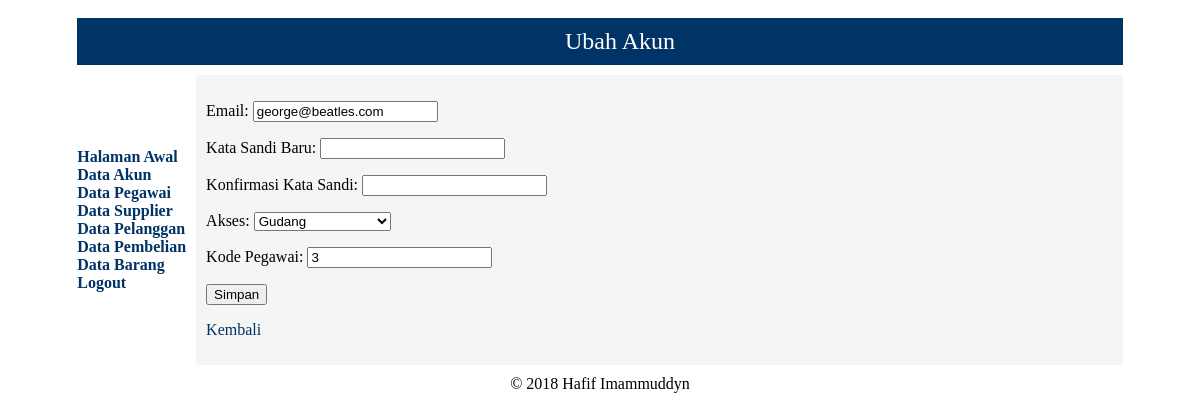
Page /edit_akun.php?id=3 (signed in) on the committed database.
### tables this page shows
CREATE TABLE `tb_akun` (
  `kode_akun` int(11) NOT NULL AUTO_INCREMENT,
  `email` varchar(40) NOT NULL,
  `kata_sandi` varchar(40) NOT NULL,
  `akses` enum('administrator','gudang','kasir','manager') NOT NULL,
  `kode_pegawai` int(11) NOT NULL,
  PRIMARY KEY (`kode_akun`),
  UNIQUE KEY `nama_pengguna` (`email`),
  UNIQUE KEY `email` (`email`),
  KEY `kode_pegawai` (`kode_pegawai`),
  KEY `login` (`email`,`kata_sandi`,`akses`),
  CONSTRAINT `tb_akun_ibfk_1` FOREIGN KEY (`kode_pegawai`) REFERENCES `tb_pegawai` (`kode_pegawai`) ON DELETE NO ACTION ON UPDATE NO ACTION
);

### edit_akun.php (the view, shortened to what this page needs)
<?php
if (isset($_GET['id']) && is_numeric($_GET['id'])) {
    $id = $_GET['id'];
} elseif (isset($_POST['id']) && is_numeric($_POST['id'])) {
    $id = $_POST['id'];
} else {
  idError:
    echo '<p>Terjadi kesalahan saat mencoba mengakses halaman ini.</p>';
    goto endScript;
}
require('mysqli_connect.php');
$q = "SELECT * FROM tb_akun WHERE kode_akun = $id";
$r2 = @mysqli_query($dbc, $q);
if ($r2) {
    if (mysqli_num_rows($r2) != 1) {
        goto idError;
    } else {
        $row2 = mysqli_fetch_array($r2, MYSQLI_ASSOC);
    }
} else {
  queryError:
    echo '<h1>Terjadi kesalahan saat menjalankan query</h1><p>Query: ' . mysqli_error($dbc) . '</p>';
    goto endDScript;
}
if ($_SERVER['REQUEST_METHOD'] == 'POST') {
    $val = array_map('strip_tags', $_POST);
    $val = array_map('htmlentities', $val);
    $val = array_map('trim', $val);
    $errors = [];
    if (empty($val['email']) || !filter_var($val['email'], FILTER_VALIDATE_EMAIL)) {
        $errors[] = 'Email tidak valid!';
    }
    if (!empty($val['kata_sandi'])) {
        if (strlen($val['kata_sandi']) >= 4) {
            if ($val['kata_sandi'] != $val['kata_sandi2']) {
                $errors[] = 'Kata sandi tidak sama dengan konfirmasi kata sandi!';
            }
        }
    }
    if (!empty($val['kode_pegawai']) && is_numeric($val['kode_pegawai'])) {
        $kp = mysqli_real_escape_string($dbc, $val['kode_pegawai']);
        $q = "SELECT COUNT(*) FROM tb_akun WHERE kode_pegawai = $kp";
        $r = @mysqli_query($dbc, $q);
        list($row) = mysqli_fetch_array($r, MYSQLI_NUM);
        if ($row != 1) {
            $errors[] = 'Kode pegawai tidak valid!';
        }
    } else {
        $errors[] = 'Kode pegawai tidak boleh kosong!';
    }
  checkError:
    if (!empty($errors)) {
        echo '<h1>Terjadi kesalahan!</h1><p stype="color: red">';
        foreach ($errors as $e) {
            echo ' - ' . $e . '<br />';
        }
        echo '</p>';
        goto finput;
    } else {
        $e = mysqli_real_escape_string($dbc, $val['email']);
        $ks = mysqli_real_escape_string($dbc, $val['kata_sandi']);
        $id = mysqli_real_escape_string($dbc, $val['id']);
        $q = "SELECT * FROM tb_akun WHERE (kode_akun != $id AND email = '$e')";
        $r = @mysqli_query($dbc, $q);
        if ($r) {
            if (mysqli_num_rows($r) == 0) {
                $q = "UPDATE tb_akun SET email = '$e'";
                if (!empty($ks)) { $q .= ", kata_sandi = SHA1('$ks')"; };
                if ($_SESSION['user_level'] != 'administrator') {
                    $a = mysqli_real_escape_string($dbc, $val['akses']);
                    $kp = mysqli_real_escape_string($dbc, $val['kode_pegawai']);
                    $q .= ", akses = '$a', kode_pegawai = $kp";
                }
                $q .= " WHERE kode_akun = '$id' LIMIT 1";
                $r = @mysqli_query($dbc, $q);
                if ($r) {
                    if (mysqli_affected_rows($dbc) == 1) {
                        echo '<p>Perubahan berhasil disimpan!</p>';
                    } else {
                        echo '<p>Tidak ada perubahan yang disimpan.</p>';
                    }
                } else {
                    goto queryError;
                }
            } else {
                $errors = 'Email sudah terdaftar';
                goto checkError;
            }
        } else {
            goto queryError;
        }
    }
} else {
    if (isset($val['email'])) {
        $sE = $val['email'];
    } else {
        $sE = $row2['email'];
    }
    if (isset($val['kata_sandi'])) {
        $sK = $val['kata_sandi'];
    } else {
        $sK = NULL;
    }
    if (isset($val['kata_sandi2'])) {
        $sK2 = $val['kata_sandi2'];
    } else {
        $sK2 = NULL;
    }
    if (isset($val['akses'])) {
        $sA = $val['akses'];
    } else {
        $sA = $row2['akses'];
    }
    if (isset($val['kode_pegawai'])) {
        $sKp = $val['kode_pegawai'];
    } else {
        $sKp = $row2['kode_pegawai'];
    }
    echo '<form action="edit_akun.php" method="post">
        <p>Email: <input name="email" type="email" maxlength="40" value="' . $sE . '"/></p>
        <p>Kata Sandi Baru: <input name="kata_sandi" type="password" minlength="4" maxlength="20" value="' . $sK . '" /></p>
        <p>Konfirmasi Kata Sandi: <input name="kata_sandi2" type="password" minlength="4" maxlength="20" value="' . $sK2 . '" /></p>';
    if (($_SESSION['user_level'] == 'administrator') && ($_SESSION['user_id'] != $id)) {
        $arr_akses = ['administrator', 'manager', 'gudang', 'kasir'];
        echo '<p>Akses: <select name="akses"><option value="default">-- Pilih hak akses --</option>';
        foreach ($arr_akses as $v) {
            echo '<option value="' . $v . '"';
            if ($v == $sA) {
                echo ' selected="selected"';
            }
            echo '>' . ucfirst($v) . '</option>';
        }
        echo '</select></p>
          <p>Kode Pegawai: <input name="kode_pegawai" type="text" minlength="1" maxlength="11" value="' . $sKp . '" /></p>';
    }
    echo '<p><input name="id" type="hidden" value="' . $id . '" /></p>
      <p><input name="submit" type="submit" value="Simpan" /></p></form>';
}
echo '<p><a class="navlink" href="lihat_akun.php">Kembali</a></p>';
?>

### rows in the picture
tb_akun: email "george@beatles.com", akses "Gudang", kode_pegawai "3"
